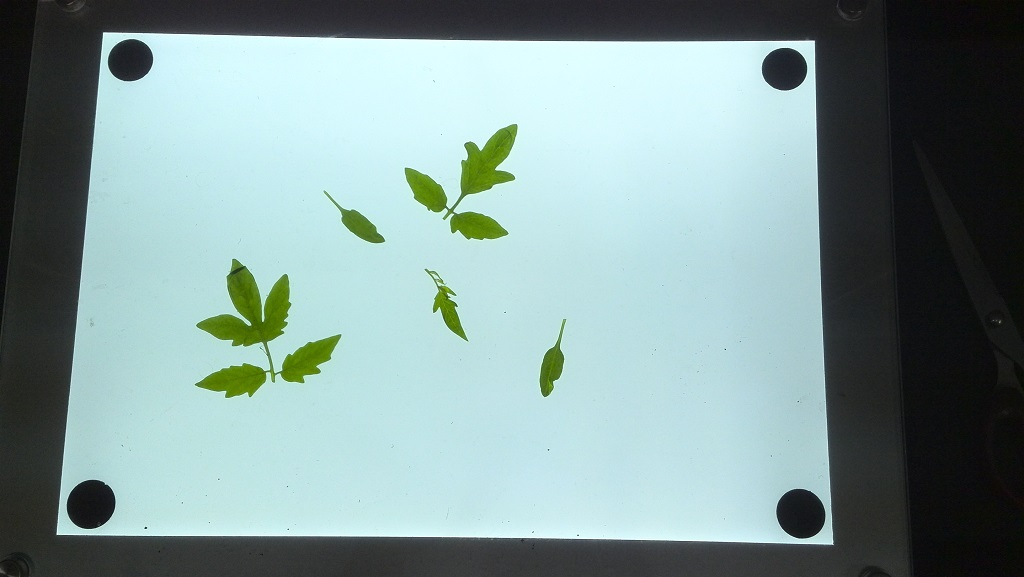
//> input picture data/1.jpg, 1024 x 577 px
$ ./main data/1.jpg   (built with g++ and OpenCV 4)
//> lines starting //> are read from the running program, lines starting //| are printed output that depends on the picture; after the words box and inside, x2 and y2 are one past the last pixel; in counts of white or black regions, pixels touching at a corner belong together
#include "opencv2/highgui/highgui.hpp"
#include "opencv2/imgproc/imgproc.hpp"
#include <iostream>
#include <stdio.h>
#include <stdlib.h>

using namespace cv;
using namespace std;

Mat src; Mat src_gray;

bool checkEllipseShape(Mat src,vector<Point> contour,RotatedRect ellipse,double ratio=0.01)
{
	//get all the point on the ellipse point
	vector<Point> ellipse_point;

	//get the parameter of the ellipse
	Point2f center = ellipse.center;
	double a_2 = pow(ellipse.size.width*0.5,2);
	double b_2 = pow(ellipse.size.height*0.5,2);
	double ellipse_angle = (ellipse.angle*3.1415926)/180;


	//the uppart
	for(int i=0;i<ellipse.size.width;i++)
	{
		double x = -ellipse.size.width*0.5+i;
		double y_left = sqrt( (1 - (x*x/a_2))*b_2 );

		//rotate
        //[ cos(seta) sin(seta)]
        //[-sin(seta) cos(seta)]
        cv::Point2f rotate_point_left;
        rotate_point_left.x =  cos(ellipse_angle)*x - sin(ellipse_angle)*y_left;
        rotate_point_left.y = +sin(ellipse_angle)*x + cos(ellipse_angle)*y_left;

		//trans
		rotate_point_left += center;

		//store
		ellipse_point.push_back(Point(rotate_point_left));
	}
	//the downpart
	for(int i=0;i<ellipse.size.width;i++)
	{
		double x = ellipse.size.width*0.5-i;
		double y_right = -sqrt( (1 - (x*x/a_2))*b_2 );

		//rotate
        //[ cos(seta) sin(seta)]
        //[-sin(seta) cos(seta)]
        cv::Point2f rotate_point_right;
		rotate_point_right.x =  cos(ellipse_angle)*x - sin(ellipse_angle)*y_right;
        rotate_point_right.y = +sin(ellipse_angle)*x + cos(ellipse_angle)*y_right;

		//trans
		rotate_point_right += center;

		//store
		ellipse_point.push_back(Point(rotate_point_right));

	}


	vector<vector<Point> > contours1;
	contours1.push_back(ellipse_point);
	//drawContours(src,contours1,-1,Scalar(255,0,0),2);

	//match shape
	double a0 = matchShapes(ellipse_point,contour,CV_CONTOURS_MATCH_I1,0);
	if (a0>0.01)
	{
		return true;
	}

	return false;
}

/** @function main */
int main( int argc, char** argv )
{
	//load images
	src = imread( argv[1], 1 );
//> src is the input picture: 577 rows x 1024 cols, CV_8UC3; mean B, G, R 151.6, 152.6, 129.9

	// convert into gray
	cvtColor( src, src_gray, CV_BGR2GRAY );
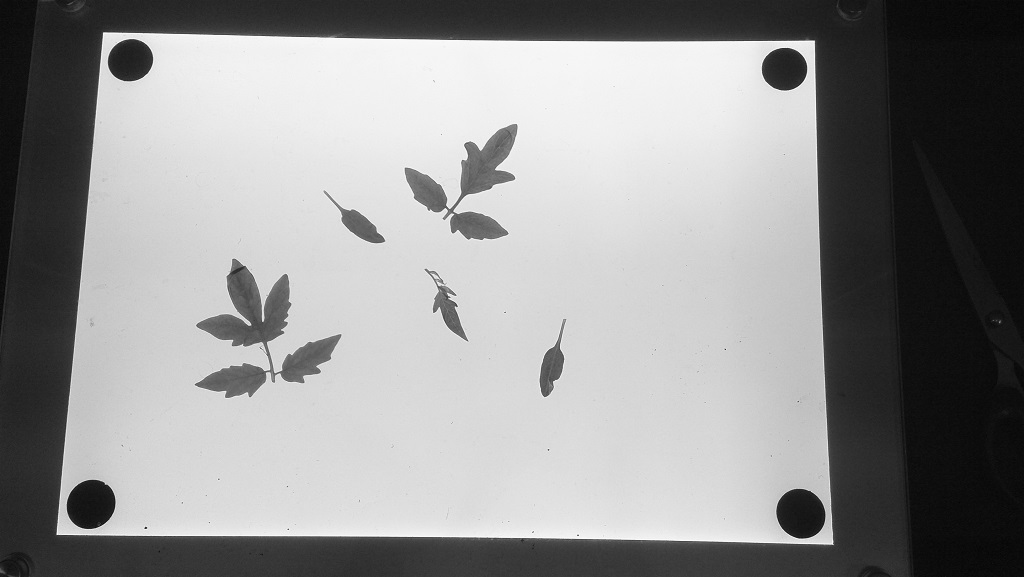
//> src_gray: 577 rows x 1024 cols, CV_8UC1; min 3, max 253, mean 145.7

	Mat threshold_output;
	vector<vector<Point> > contours;

	// find contours
	int threshold_value = threshold( src_gray, threshold_output, 0, 255, CV_THRESH_BINARY|CV_THRESH_OTSU);
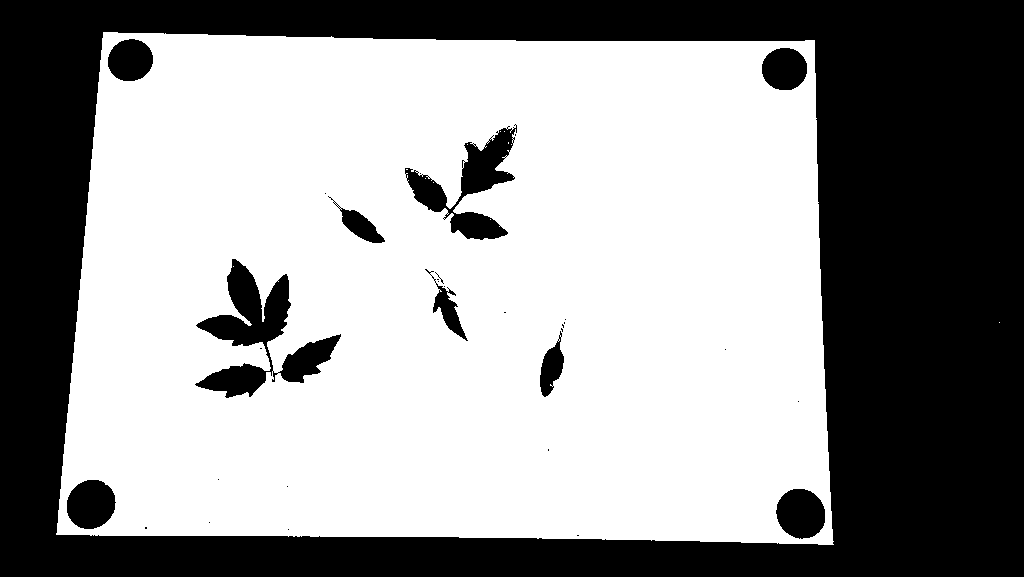
//> threshold_output: 577 rows x 1024 cols, CV_8UC1; 59.3% white; 32 black regions (22 under 20 px)
//> threshold_value = 128
	findContours( threshold_output, contours, CV_RETR_LIST, CV_CHAIN_APPROX_SIMPLE);
//> contours = 110 contours, 97 with area under 20; largest, box (x1, y1, x2, y2) and area: (56, 32, 834, 545) 370086, (194, 258, 292, 399) 5902, (404, 124, 518, 241) 4692, (775, 488, 826, 540) 1983, (66, 479, 117, 530) 1948


	//fit ellipse
	vector<RotatedRect> minEllipse(contours.size());
  	for( int i = 0; i < contours.size(); i++ )
	{
		//point size check
		if(contours[i].size()<10)
		{
			continue;
		}

		//point area
		if(contourArea(contours[i])<10)
		{
			continue;
		}

		minEllipse[i] = fitEllipse(Mat(contours[i]));


		//check shape
		if(checkEllipseShape(src,contours[i],minEllipse[i]))
		{
			continue;
		}

        Scalar color = Scalar( 0, 0, 255);
		// ellipse

		ellipse( src, minEllipse[i], color, 2);

	}
//> this loop made 110 passes
//> (center in checkEllipseShape, a_2 in checkEllipseShape, b_2 in checkEllipseShape, ellipse_angle in checkEllipseShape, a0 in checkEllipseShape) on passes 5, 7, 11, 15, 16, 17, 24, 29, 47, 52, 105, 108: (Point(800.5, 513.2), 584.4, 689.7, 2.46, 0.000421), (Point(90.52, 504), 574.1, 676.1, 0.747, 0.0074), (Point(274.1, 376), 11.16, 37.28, 0.139, 0.804), (Point(551.2, 366.8), 111.1, 804.4, 0.292, 0.039), (Point(307.5, 359), 228.2, 1248.7, 0.934, 0.0543), (Point(560.5, 333.5), 2.19, 12.29, 2.86, 0.0808), (Point(451.2, 292.1), 5.49, 31.5, 2.13, 0.223), (Point(447.9, 311.5), 102.4, 892.5, 2.64, 0.341), (Point(242.3, 333), 1468.1, 4473, 0.329, 0.691), (Point(360.5, 225.8), 102.8, 711.7, 2.23, 0.0249), (Point(468.8, 175.8), 2709.6, 3441.9, 2.26, 1.11), (Point(784.1, 68.62), 474.3, 537.5, 1.52, 0.00266)
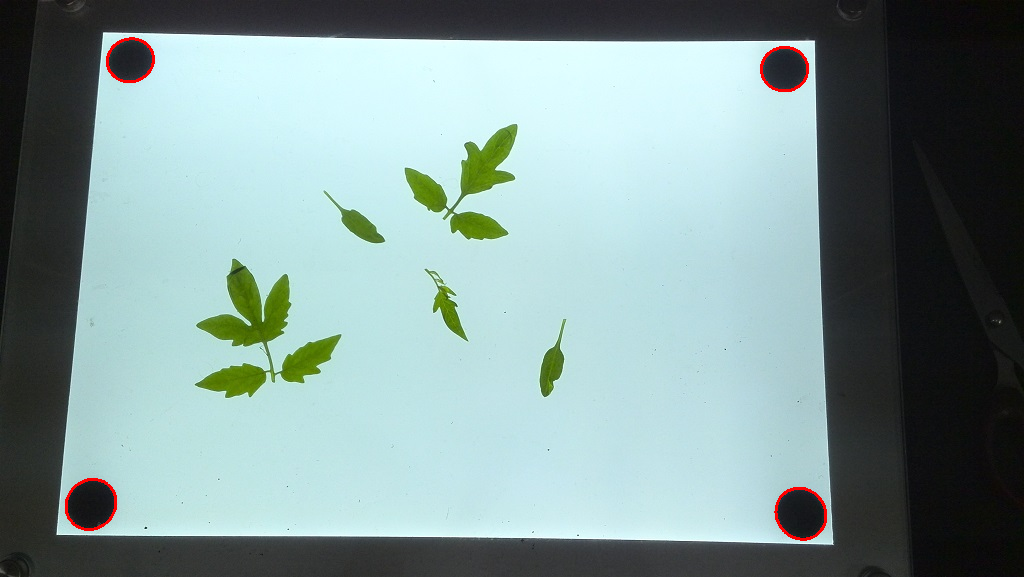
//> src: 577 rows x 1024 cols, CV_8UC3; 0.3% of pixels changed, all inside (x1, y1, x2, y2) = (65, 37, 827, 541)

	/// 结果在窗体中显示
	imwrite("ellipse.jpg",src);


  	return(0);
}
